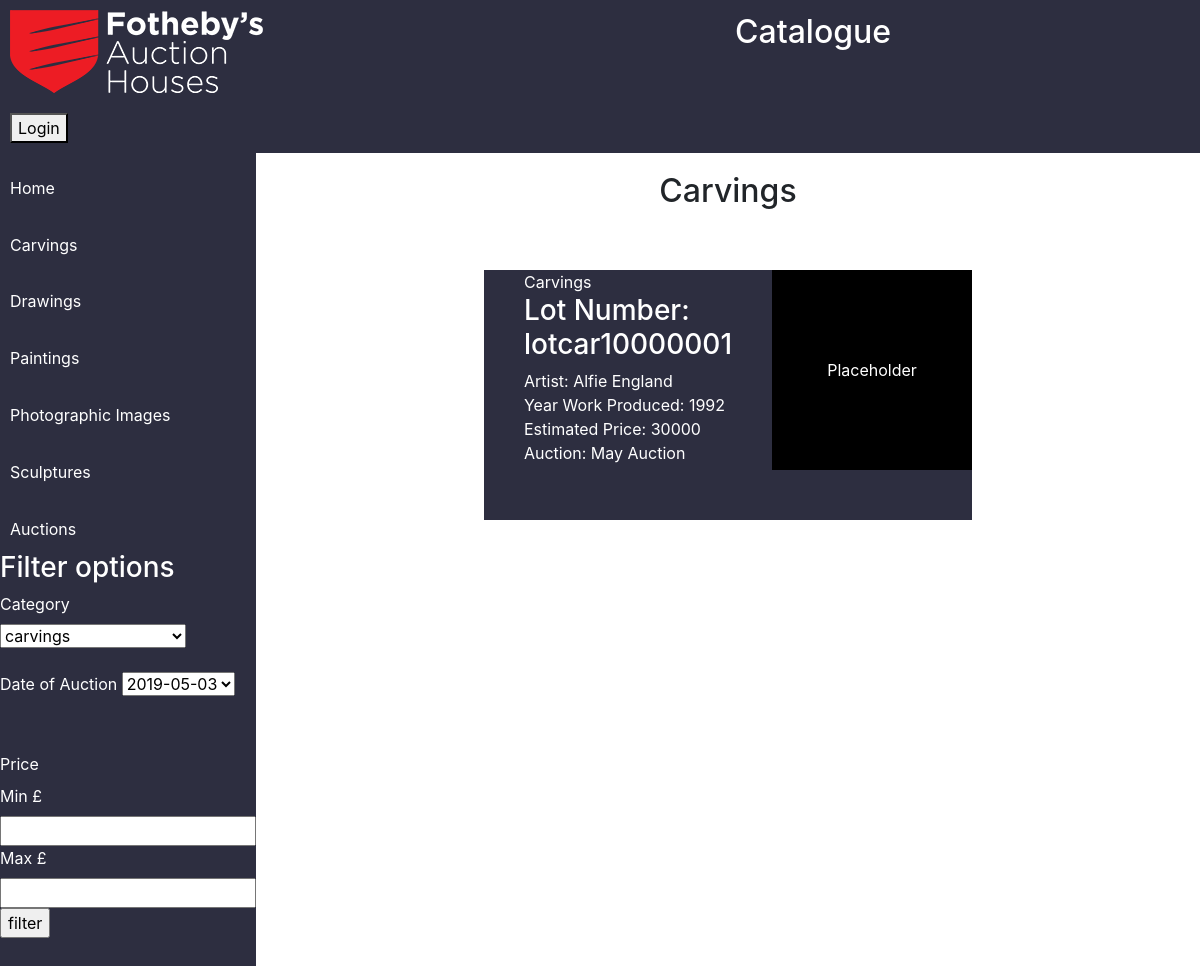
The app's page /default/public/carvingspublic.php with its own data.
### tables this page shows
CREATE TABLE `carvings` (
  `idcarvings` int(11) NOT NULL AUTO_INCREMENT,
  `lotnumber` varchar(45) NOT NULL DEFAULT 'lotcar',
  `name_of_artist` varchar(45) DEFAULT NULL,
  `year_work_produced` varchar(45) DEFAULT NULL,
  `subject_classification` varchar(45) DEFAULT NULL,
  `description` varchar(500) DEFAULT NULL,
  `auction_date` date DEFAULT NULL,
  `estimated_price` varchar(45) DEFAULT NULL,
  `material` varchar(45) DEFAULT NULL,
  `height_dimension` int(3) DEFAULT NULL,
  `length_dimension` int(3) DEFAULT NULL,
  `width_dimension` int(3) DEFAULT NULL,
  `weight` int(3) DEFAULT NULL,
  `Auction` varchar(45) DEFAULT NULL,
  `status` varchar(45) DEFAULT NULL,
  `category` varchar(45) DEFAULT NULL,
  `commision_price` varchar(45) DEFAULT NULL,
  `sold_for` varchar(45) DEFAULT NULL,
  PRIMARY KEY (`idcarvings`,`lotnumber`)
);

### default/public/carvingspublic.php (the view, shortened to what this page needs)
<?php
require 'headers/publicheader.php';
$sculptures = $pdo->query('SELECT * FROM carvings WHERE status = "Approved" ');
echo '<h2>Carvings</h2>';
echo '<div class="grid">';
foreach ($sculptures as $row){
echo '<div class="cell">';
  echo '<a href="auctionlotshowcar.php?id='.$row['idcarvings'].'">';
echo '<ul>';
echo '<li>Carvings</li>';
echo '<li><h3>Lot Number:'.' '.$row['lotnumber'].$row['idcarvings'].'</h3></li>';
echo '<li>Artist:'.' '.$row['name_of_artist'].'</li>';
echo '<li>Year Work Produced:'.' '.$row['year_work_produced'].'</li>';
echo '<li>Estimated Price:'.' '.$row['estimated_price'].'</li>';
echo '<li>Auction: '.' '.$row['Auction'].'</li>';
echo '</ul>';
echo '</a>';
echo '<ul>
<div class="placehold">
  Placeholder
</div>
</ul>';
echo '</div>';
}
?>
</div>

### default/public/style.css (style rules this page uses)
ul { list-style: none; }
html,body { height:100%; margin:0; }
body { width: 100%; height: 100%; }
h2 { margin-top: 2%; text-align: center; }
.grid { display: flex; flex-wrap: wrap; justify-content: space-around; margin: 60px; color: white; list-style: none; transition: all .2s ease-in-out; }
.grid ul { list-style: none; }
.cell { display: flex; flex: 0 0 32%; height: 250px; margin-bottom: 50px; background-color: #2d2e40; color: white; }
.cell ul { color: white; }
.placehold { width:200px; background-color: black; color: white; display: flex; justify-content: center; align-items: center; height: 200px; }
.cell ul { display: flex; flex-direction: column; }

### records on screen
carvings: lotnumber "lotcar", idcarvings "10000001", name_of_artist "Alfie England", year_work_produced "1992", estimated_price "30000", Auction "May Auction"

### other values on screen
form field date "2019-05-03"
